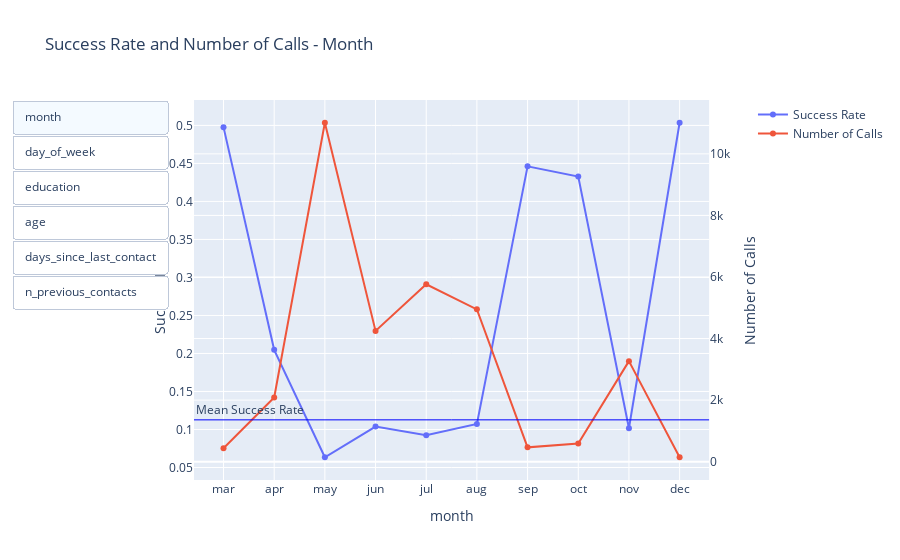

Write notebook code for a chart like this one.
### Code cell
def create_scatters(col: str, orders_: dict) -> tuple[go.Scatter, go.Scatter]:
    """Create scatter plots for a dual-line graph.

    The order of the categories  of categorical columns
    is the same as in the previous bar charts.
    
    Excludes the 999 value for days_since_last_contact to
    get a better view of the dependency.

    Args:
        col (str): The column name.
        orders_ (dict): The order of categories shown in the bar charts.
    
    Returns:
        go.Scatter: Success rate scatter plot.
        go.Scatter: Count scatter plot.
    
    """

    grouped = df.groupby(col).agg({'success': ['mean', 'count']}).reset_index()
    grouped.columns = [col, 'success_rate', 'count']

    if col == 'days_since_last_contact':
        grouped = grouped[grouped[col] != 999]
        

    # reorder rows based on order in the bar charts
    if col in cat_columns:
        grouped = grouped.set_index(col).reindex(orders_[col]).reset_index()

    return (
        go.Scatter(x=grouped[col], y=grouped['success_rate'], name='Success Rate', visible=col == 'month'),
        go.Scatter(x=grouped[col], y=grouped['count'], name='Number of Calls', visible=col == 'month'),
    )

# select columns to plot
cols = ["month", "day_of_week", "education", "age", "days_since_last_contact", "n_previous_contacts"]

# `orders` is a dictionary created during making the categorical bar charts.
success_rates, counts = zip(*[create_scatters(col, orders) for col in cols])

# Create a subplot
fig = make_subplots(specs=[[{"secondary_y": True}]])

# Add all the success rate and count scatters to the subplot
for sr, cnt in zip(success_rates, counts):
    fig.add_trace(sr, secondary_y=False)
    fig.add_trace(cnt, secondary_y=True)

# Add a horizontal line indicating average success rate
# Average success rate was calculated above
fig.add_hline(
    y=average_success_rate, 
    line_color='blue',
    annotation_text="Mean Success Rate",
    annotation_position="top left",
    line_width=1
)

buttons = [
    dict(
        label=col,
        method="update",
        args=[
            {
                "visible": [i == idx for i in range(len(success_rates)) for _ in range(2)],
            },
            {
                "xaxis.title.text": col,
                "title": f"Success Rate and Number of Calls - {col.capitalize()}",  # update the title with the selected column name
            },
        ],
    ) for idx, col in enumerate(cols)
]

fig.update_layout(
    title="Success Rate and Number of Calls - Month",  # initial title
    updatemenus=[
        {
            "type": "buttons",
            "showactive": True,
            "buttons": buttons,
        },
    ],
    xaxis_title="month",  # initial x-axis title
    yaxis=dict(
        title="Success Rate",  # static y-axis title
        title_standoff=0,
    ),
    yaxis2=dict(
        title='Number of Calls',  # static secondary y-axis title
        overlaying='y',
        side='right'
    ),
)

fig.show()

### Figure 1 — Plotly figure (JSON) as saved in the notebook; plotly's stock layout.template omitted (floating-point values rounded to 4 significant figures)
{"data": [{"name": "Success Rate", "type": "scatter", "visible": true, "x": ["mar", "apr", "may", "jun", "jul", "aug", "sep", "oct", "nov", "dec"], "xaxis": "x", "y": [0.4977, 0.2048, 0.06348, 0.1038, 0.09231, 0.1073, 0.4461, 0.4327, 0.1017, 0.5035], "yaxis": "y"}, {"name": "Number of Calls", "type": "scatter", "visible": true, "x": ["mar", "apr", "may", "jun", "jul", "aug", "sep", "oct", "nov", "dec"], "xaxis": "x", "y": [436, 2085, 11011, 4247, 5763, 4948, 464, 587, 3266, 143], "yaxis": "y2"}, {"name": "Success Rate", "type": "scatter", "visible": false, "x": ["mon", "tue", "wed", "thu", "fri"], "xaxis": "x", "y": [0.1025, 0.1161, 0.1156, 0.12, 0.1091], "yaxis": "y"}, {"name": "Number of Calls", "type": "scatter", "visible": false, "x": ["mon", "tue", "wed", "thu", "fri"], "xaxis": "x", "y": [6812, 6444, 6515, 6857, 6322], "yaxis": "y2"}, {"name": "Success Rate", "type": "scatter", "visible": false, "x": ["university_degree", "professional_course", "high_school", "9y", "6y", "4y", "illiterate", "unknown"], "xaxis": "x", "y": [0.1381, 0.1128, 0.1073, 0.07646, 0.08365, 0.1036, 0.1875, 0.1482], "yaxis": "y"}, {"name": "Number of Calls", "type": "scatter", "visible": false, "x": ["university_degree", "professional_course", "high_school", "9y", "6y", "4y", "illiterate", "unknown"], "xaxis": "x", "y": [9736, 4192, 7596, 4826, 1865, 3322, 16, 1397], "yaxis": "y2"}, {"name": "Success Rate", "type": "scatter", "visible": false, "x": [17, 18, 19, 20, 21, 22, 23, 24, 25, 26, 27, 28, 29, 30, 31, 32, 33, 34, 35, 36, 37, 38, 39, 40, 41, 42, 43, 44, 45, 46, 47, 48, 49, 50, 51, 52, 53, 54, 55, 56, 57, 58, 59, 60, 61, 62, 63, 64, 65, 66, 67, 68, 69, 70, 71, 72, 73, 74, 75, 76, 77, 78, 79, 80, 81, 82, 83, 84, 85, 86, 87, 88, 89, 91, 98], "xaxis": "x", "y": [0.3333, 0.3182, 0.4865, 0.3269, 0.275, 0.2745, 0.2044, 0.1837, 0.1639, 0.1801, 0.1407, 0.1514, 0.1315, 0.1172, 0.1115, 0.09227, 0.1143, 0.1047, 0.0988, 0.08916, 0.08793, 0.1001, 0.08223, 0.06984, 0.0902, 0.07432, 0.08222, 0.07748, 0.0884, 0.0729, 0.06827, 0.1019, 0.06866, 0.1018, 0.1065, 0.096, 0.08919, 0.09532, 0.08539, 0.1085, 0.09405, 0.0989, 0.1417, 0.2063, 0.4426, 0.3962, 0.2927, 0.4419, 0.5526, 0.5333, 0.4167, 0.4643, 0.44, 0.4054, 0.4, 0.3871, 0.3667, 0.5, 0.375, 0.4828, 0.6111, 0.6, 0.3636, 0.5385, 0.3571, 0.6667, 0.5, 0.4, 0.4545, 0.6667, 1, 0.5294, 1, 0, 1], "yaxis": "y"}, {"name": "Number of Calls", "type": "scatter", "visible": false, "x": [17, 18, 19, 20, 21, 22, 23, 24, 25, 26, 27, 28, 29, 30, 31, 32, 33, 34, 35, 36, 37, 38, 39, 40, 41, 42, 43, 44, 45, 46, 47, 48, 49, 50, 51, 52, 53, 54, 55, 56, 57, 58, 59, 60, 61, 62, 63, 64, 65, 66, 67, 68, 69, 70, 71, 72, 73, 74, 75, 76, 77, 78, 79, 80, 81, 82, 83, 84, 85, 86, 87, 88, 89, 91, 98], "xaxis": "x", "y": [3, 22, 37, 52, 80, 102, 181, 381, 488, 583, 675, 799, 1171, 1365, 1551, 1474, 1443, 1404, 1417, 1402, 1160, 1139, 1131, 945, 1031, 915, 827, 826, 871, 823, 747, 775, 670, 707, 601, 625, 583, 556, 527, 562, 521, 455, 374, 223, 61, 53, 41, 43, 38, 45, 24, 28, 25, 37, 45, 31, 30, 20, 16, 29, 18, 20, 11, 26, 14, 15, 12, 5, 11, 6, 1, 17, 2, 1, 1], "yaxis": "y2"}, {"name": "Success Rate", "type": "scatter", "visible": false, "x": [0, 1, 2, 3, 4, 5, 6, 7, 8, 9, 10, 11, 12, 13, 14, 15, 16, 17, 18, 19, 20, 21, 22, 25, 26, 27], "xaxis": "x", "y": [0.5833, 0.3182, 0.5769, 0.6648, 0.5258, 0.625, 0.7092, 0.6596, 0.6429, 0.5333, 0.5581, 0.5714, 0.5, 0.75, 0.5556, 0.7143, 0.6667, 0.25, 0.5, 0.5, 0, 1, 0.6667, 1, 1, 1], "yaxis": "y"}, {"name": "Number of Calls", "type": "scatter", "visible": false, "x": [0, 1, 2, 3, 4, 5, 6, 7, 8, 9, 10, 11, 12, 13, 14, 15, 16, 17, 18, 19, 20, 21, 22, 25, 26, 27], "xaxis": "x", "y": [12, 22, 52, 355, 97, 40, 337, 47, 14, 45, 43, 21, 40, 28, 18, 21, 9, 8, 6, 2, 1, 2, 3, 1, 1, 1], "yaxis": "y2"}, {"name": "Success Rate", "type": "scatter", "visible": false, "x": [0, 1, 2, 3, 4, 5, 6, 7], "xaxis": "x", "y": [0.08801, 0.2134, 0.4653, 0.5771, 0.5167, 0.7143, 0.6, 0], "yaxis": "y"}, {"name": "Number of Calls", "type": "scatter", "visible": false, "x": [0, 1, 2, 3, 4, 5, 6, 7], "xaxis": "x", "y": [28416, 3673, 606, 175, 60, 14, 5, 1], "yaxis": "y2"}], "layout": {"annotations": [{"showarrow": false, "text": "Mean Success Rate", "x": 0, "xanchor": "left", "xref": "x domain", "y": 0.1127, "yanchor": "bottom", "yref": "y"}], "shapes": [{"line": {"color": "blue", "width": 1}, "type": "line", "x0": 0, "x1": 1, "xref": "x domain", "y0": 0.1127, "y1": 0.1127, "yref": "y"}], "title": {"text": "Success Rate and Number of Calls - Month"}, "updatemenus": [{"buttons": [{"args": [{"visible": [true, true, false, false, false, false, false, false, false, false, false, false]}, {"title": "Success Rate and Number of Calls - Month", "xaxis.title.text": "month"}], "label": "month", "method": "update"}, {"args": [{"visible": [false, false, true, true, false, false, false, false, false, false, false, false]}, {"title": "Success Rate and Number of Calls - Day_of_week", "xaxis.title.text": "day_of_week"}], "label": "day_of_week", "method": "update"}, {"args": [{"visible": [false, false, false, false, true, true, false, false, false, false, false, false]}, {"title": "Success Rate and Number of Calls - Education", "xaxis.title.text": "education"}], "label": "education", "method": "update"}, {"args": [{"visible": [false, false, false, false, false, false, true, true, false, false, false, false]}, {"title": "Success Rate and Number of Calls - Age", "xaxis.title.text": "age"}], "label": "age", "method": "update"}, {"args": [{"visible": [false, false, false, false, false, false, false, false, true, true, false, false]}, {"title": "Success Rate and Number of Calls - Days_since_last_contact", "xaxis.title.text": "days_since_last_contact"}], "label": "days_since_last_contact", "method": "update"}, {"args": [{"visible": [false, false, false, false, false, false, false, false, false, false, true, true]}, {"title": "Success Rate and Number of Calls - N_previous_contacts", "xaxis.title.text": "n_previous_contacts"}], "label": "n_previous_contacts", "method": "update"}], "showactive": true, "type": "buttons"}], "xaxis": {"anchor": "y", "domain": [0, 0.94], "title": {"text": "month"}}, "yaxis": {"anchor": "x", "domain": [0, 1], "title": {"standoff": 0, "text": "Success Rate"}}, "yaxis2": {"anchor": "x", "overlaying": "y", "side": "right", "title": {"text": "Number of Calls"}}}}
